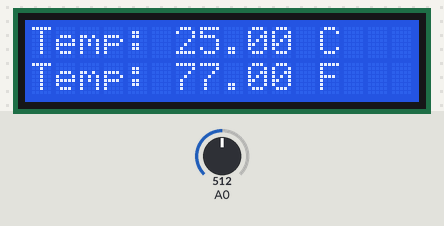
The sketch below on a simulated Arduino Uno, built with avr-gcc and run on an emulated ATmega328P. Shown: 16×2 character LCD. Inputs (shaded band) come from the test bench; at power-on: A0 = 512. What the sketch prints to the serial monitor is not drawn.

Above: at 1.2 s.
1.3 s: A0 set to 716
At 2.5 s:
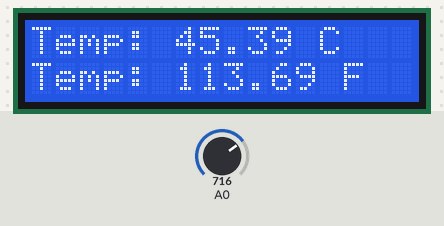
3.6 s: A0 set to 900
At 5.2 s:
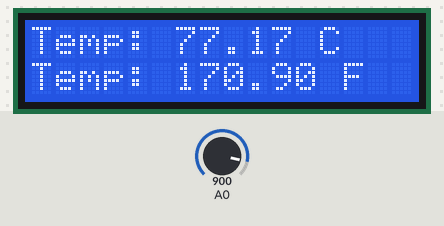
5.7 s: A0 set to 1023
At 6.6 s:
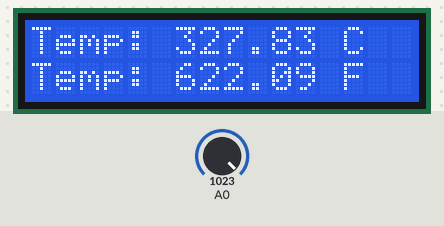
Timing chart, 0 to 8.7 s (numbered marks = the images above; inputs shaded):
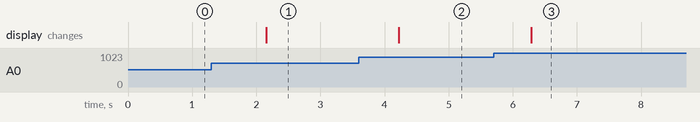

The sketch:

improved_LCD_reading_Thermister.ino
```cpp
#include <math.h>
#include <Wire.h>
#include <LiquidCrystal_I2C.h>

// Initialize the LCD with the I2C address 0x27 and a 16x2 display size
LiquidCrystal_I2C lcd(0x27, 16, 2);

// Thermistor function to calculate temperature in Celsius
double readTemperature(int analogValue) {
  double resistance, temperatureC, temperatureF;

  // Calculate resistance of thermistor
  resistance = 10000.0 * ((1024.0 / analogValue) - 1);

  // Using Steinhart-Hart equation to calculate temperature
  temperatureC = log(resistance);
  temperatureC = 1 / (0.001129148 + (0.000234125 + (0.0000000876741 * temperatureC * temperatureC)) * temperatureC);
  temperatureC = temperatureC - 273.15; // Convert Kelvin to Celsius

  return temperatureC;
}

void displayTemperature(double tempC) {
  // Convert Celsius to Fahrenheit
  double tempF = (tempC * 9.0) / 5.0 + 32.0;

  // Display temperature on LCD in both Celsius and Fahrenheit
  lcd.clear();  // Clear screen before printing
  lcd.setCursor(0, 0);  // Move cursor to first row
  lcd.print("Temp: ");
  lcd.print(tempC);
  lcd.print(" C");

  lcd.setCursor(0, 1);  // Move cursor to second row
  lcd.print("Temp: ");
  lcd.print(tempF);
  lcd.print(" F");

  // Print to Serial Monitor for debugging purposes
  Serial.print("Temperature: ");
  Serial.print(tempC);
  Serial.print(" C, ");
  Serial.print(tempF);
  Serial.println(" F");
}

void setup() {
  Serial.begin(9600);  // Initialize serial communication
  lcd.begin();         // Initialize the LCD
  lcd.backlight();     // Turn on the LCD backlight
}

void loop() {
  int analogValue = analogRead(A0);      // Read analog value from the thermistor
  double temperatureC = readTemperature(analogValue);  // Get temperature in Celsius
  displayTemperature(temperatureC);      // Display temperature on LCD and Serial Monitor

  delay(1000);  // Wait for 1 second before updating again
}
```

Measured:
- after the input at 1.3 s, the display: changes after 0.86 s (image 1)
- after the input at 3.6 s, the display: changes after 0.62 s (image 2)
- after the input at 5.7 s, the display: changes after 0.58 s (image 3)
